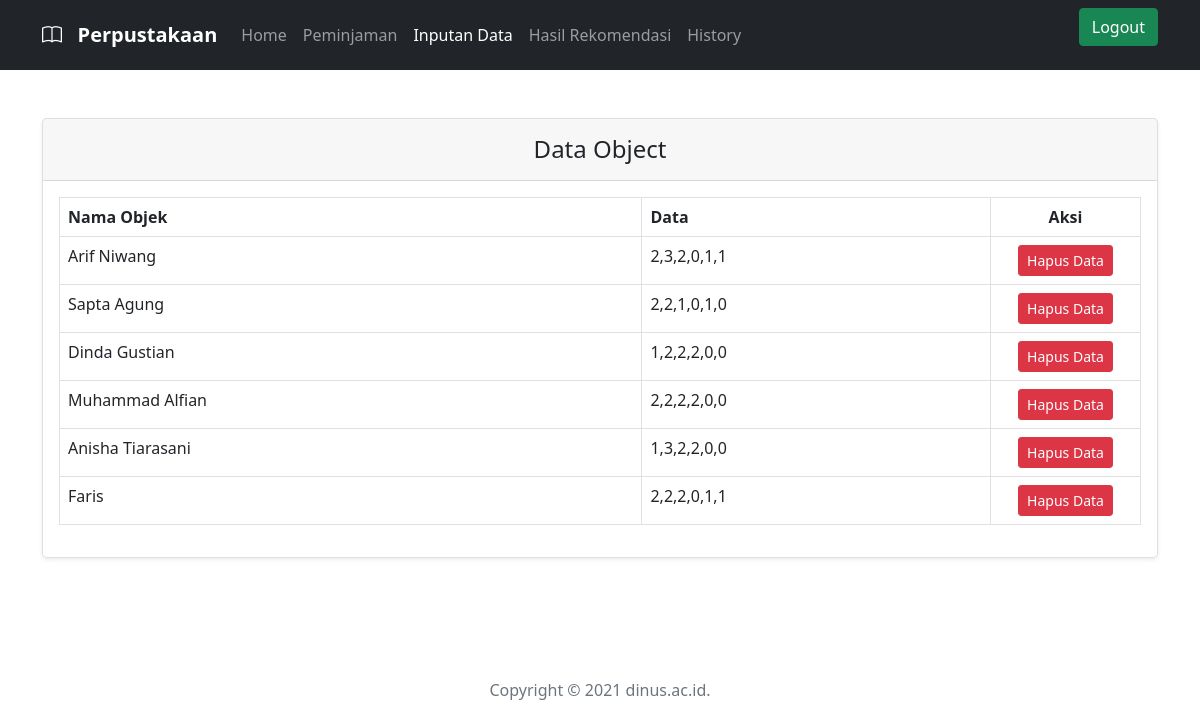
The app's page /admin/inputan_data.php with its own data.
### tables this page shows
CREATE TABLE `objek` (
  `id_objek` int(5) NOT NULL AUTO_INCREMENT,
  `nama_objek` varchar(255) NOT NULL,
  `data` varchar(255) NOT NULL,
  PRIMARY KEY (`id_objek`)
);

### admin/inputan_data.php (the view, shortened to what this page needs)
<?php
$sql = "SELECT * FROM objek";
$data = mysql_query($sql);
?>
<!doctype html>
<html lang="en">
<head>
    <?php include '../layout/template/css.php'; ?>
</head>
<body>
<?php include '../layout/template/navigasi.php'; ?>
<main>
    <section class="container">
        <div class="row py-lg-5">
            <div class="col-md-12 mx-auto">
                <div class="card mb-4 rounded-3 shadow-sm">
                    <div class="card-header py-3">
                        <h4 class="my-0 fw-normal text-center">Data Object</h4>
                    </div>
                    <div class="card-body">
                        <table class="table table-bordered">
                            <tr>
                                <th>Nama Objek</th>
                                <th>Data</th>
                                <th width="150px" class="text-center">Aksi</th>
                            </tr>
                            <?php if (mysql_num_rows($data) > 0): ?>
                                <?php while ($row = mysql_fetch_assoc($data)): ?>
                                    <tr>
                                        <td><?php echo $row['nama_objek']; ?></td>
                                        <td><?php echo $row['data']; ?></td>
                                        <td class="text-center">
                                            <a class="btn btn-sm btn-danger" href="inputan_data_hapus.php?id=<?php echo $row['id_objek'] ?>">Hapus Data</a>
                                        </td>
                                    </tr>
                                <?php endwhile; ?>
                            <?php endif; ?>
                        </table>
                    </div>
                </div>
            </div>
        </div>
    </section>
</main>
<?php include '../layout/template/footer.php'; ?>
</body>
</html>

### records on screen
objek: nama_objek "Arif Niwang", data "2,3,2,0,1,1"
objek: nama_objek "Sapta Agung", data "2,2,1,0,1,0"
objek: nama_objek "Dinda Gustian", data "1,2,2,2,0,0"
objek: nama_objek "Muhammad Alfian", data "2,2,2,2,0,0"
objek: nama_objek "Anisha Tiarasani", data "1,3,2,2,0,0"
objek: nama_objek "Faris", data "2,2,2,0,1,1"
